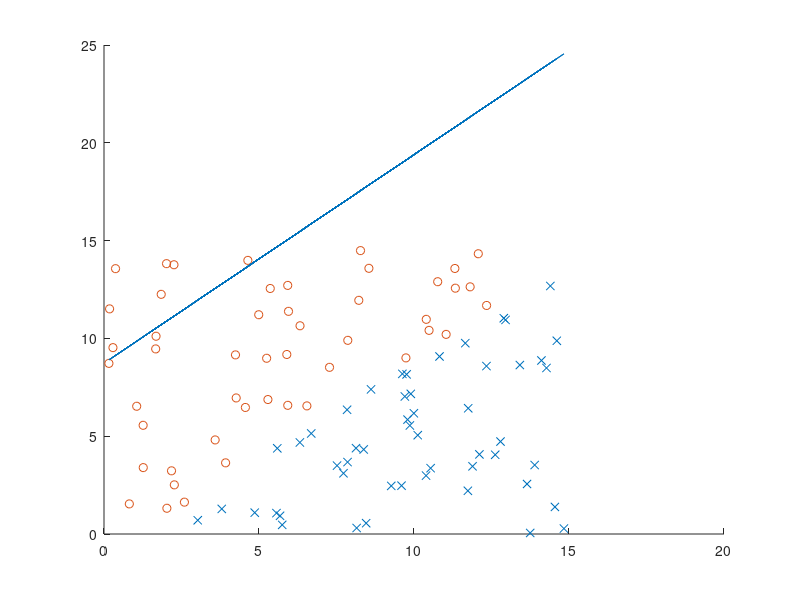
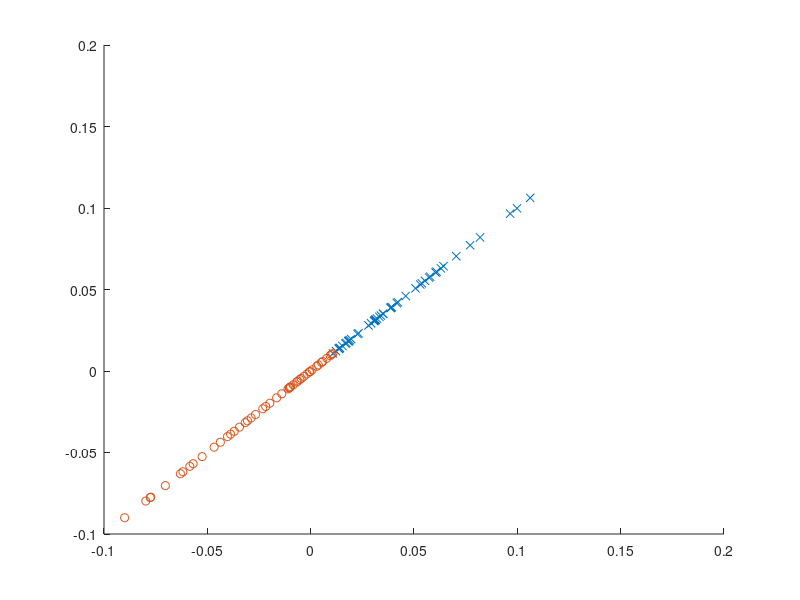
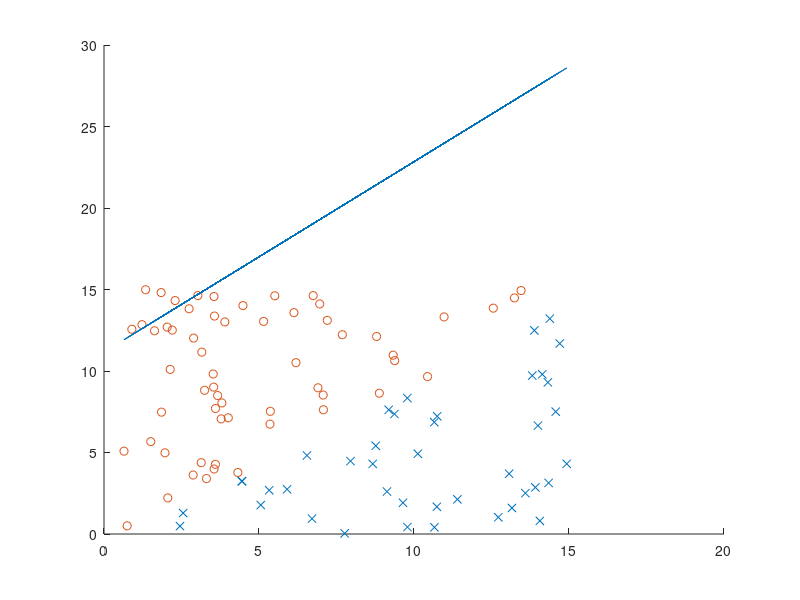
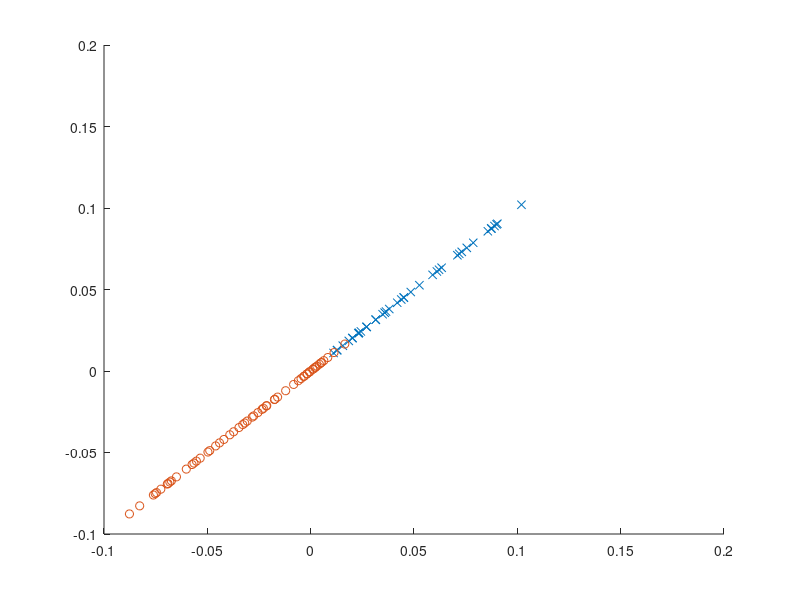

These charts were generated, in order, by the following MATLAB code:
close all;
clear;

#{
Funcion que se encarga de separar el dataset de entrenamiento en 70% de muestras
de entrenamiento y 30% de muestras de validacion
@param X - dataset
@return las muestras de entrenamiento y de validacion como dos vectores
#}
function [Xtraining, Xvalidation] = separateData(X)
  N = size(X, 1);
  tf = false(N, 1);
  tf(1:round(0.7*N)) = true;
  tf = tf(randperm(N));
  Xtraining = X(tf,:);
  Xvalidation = X(~tf,:);
end

#{
Funcion que se encarga del entrenamiento del perceptron
@param C1n - muestras de la primera clase
@param C2n - muestras de la segunda clase
@param numIter - numero de iteraciones a realizar
@return los pesos W
#}
function W = perceptronTraining(C1n, C2n, numIter)
  # Matriz de pesos
  W = ones(1, 3);
  # Taza de aprendizaje
  alpha = 1;
  # Iterar para el aprendizaje
  for i=1:numIter
    # Iterar sobre la primera clase
    for j=1:size(C1n,1)
      # Predicion del perceptron
      prediction = (C1n(j,:) * W')* -1;
      # Validar prediction
      if (prediction < 0)
        W += alpha*(C1n(j,:))*(-1);
      end
    end
    # Iterar sobre la segunda clase
    for j=1:size(C2n,1)
      prediction = (C2n(j,:) * W');
      if (prediction < 0)
        W += alpha * (C2n(j,:));
      end
    end
  end    
end

#{
Funcion de activacion del perceptron
@param W - pesos del perceptron
@param x - muestra a validar
@return resultado de la evaluacion
#}
function f = perceptronActivationFunc(W, x)
  # Producto punto
  y = W * x';
  # Clasificar
  if y >= 0
    f = 1;
  else
    f = -1;
  end
end

#{
Implementacion del discriminante de Fisher
@param C1 - muestras de la primer clase
@param C2 - muestras de la segunda clase
@return los pesos W
#}
function w = fisherDA(C1, C2)
  # Means
  mu1 = mean(C1, 1);
  mu2 = mean(C2, 1);
  # Interclass covariance matrix
  D1 = double(C1 - repmat(mu1, size(C1, 1), 1));
  D2 = double(C2 - repmat(mu2, size(C2, 1), 1));
  Sw = D1'*D1 + D2'*D2;
  # Weights
  w = pinv(Sw) * (mu1 - mu2)';
end

#{
Funcion que calcula el resultado de la evalucion con los pesos de Fisher
@param W - pesos
@param x - muestra
@return resultado de la evaluacion
#}
function y = getYFish(W, x)
  # Producto punto
  y = W' * x';
end

#{
Funcion que evalua el algoritmo de minimos cuadrados
@param W - pesos
@param m - muestra
@return evaluacion del vector
#}
function y = getY(W, m)
  y = W' *  m';
  %w0 is the threshold used for decision
  y = y - W(1) >= 0;
end

#{
Funcion para obtener los pesos por minimos cuadrados
@param X - vector de muestras
@param T - vector de etiquetas
@return los pesos W
#}
function W = getW_leastSquares(X, T)
  W = ((X'*X)^-1)*X'*T;
end

#{
Funcion para aproximar el discriminante de Fisher
@param x - muestra
@return aproximacion del discriminante de Fisher
#}
function y = realDiscriminant(x)
  y = 2*x(1) - 2*x(2) - 2;
end

#{
Funcion que clasifica en dos clases un conjunto de muestras
@param N - dimensionalidad de las muestras
@param M - cantidad de muestras por clase
@param maxValues - arreglo con el valor maxima de los datos en cada dimension
@return las predicciones de los distintos algoritmos
#}
function [yResC1,yResC2,yC1Fish,yC2Fish,yC1nResPerc,yC2nResPerc]= twoClassesClassificationSkeleton(N, M, maxValues=[], separacion)
  [DIM] = size(maxValues);
  if DIM == 0
    maxValues = repmat([15], 1, N);
  elseif DIM != N
    return;
  end
  X = [];
  %N features, generated randomly
  for i=1:N
    X = [X maxValues(i)*rand(M, 1)];
  end
  % one sample per row
  c1 = 1;
  c2 = 1;
  t_i = 1;
  for i  = 1 : size(X, 1)
    Y(i, 1) = realDiscriminant(X(i, :)); 
    %If the distance from the real discriminant function is more than
    %5, is taken as a valid sample
    if(abs(Y(i, 1)) > separacion)
      %a sample per row, of dimension D = 2
      %with dummy input
      Xd(t_i, :) = [1 X(i, :)];
      %the output of the discriminant surface with the sample as an
      %input its positive, then belongs to Class 1
      if(Y(i, 1) > 0)
        C1(c1, :) =  X(i, :);
        c1 = c1 + 1;
        T(t_i) = 0;
      else           
        C2(c2, :) = X(i, :);
        c2 = c2 + 1;  
        T(t_i) = 1;
      end
      t_i = t_i + 1;
    end
  end
  %T is a column vector
  T = T';
  %plots the training samples
  figure;
  title('Training samples');
  scatter(C1(:,1), C1(:, 2), 'x');
  hold on;
  scatter(C2(:,1), C2(:, 2));
  %Calculates the least squares weight array
  W = getW_leastSquares(Xd, T);
  %test 1
  for i = 1:size(C1, 1)
    yResC1(i) = getY(W, [1 C1(i, :)]);
  end
  for i = 1:size(C2, 1)
    yResC2(i) = getY(W, [1 C2(i, :)]);
  end
  
  Yd = (W(1) - W(2)*Xd(:, 2))/W(3);
  %plots the decision boundary
  plot(Xd(:, 2), Yd);

  %fisher test
  C1n = [ones(size(C1, 1), 1) C1];
  C2n = [ones(size(C2, 1), 1) C2];
  %fisher evaluation
  Wfish = fisherDA(C1n, C2n);
  %threshold good choise would be the hyperplane between projections of the two means
  threshold = Wfish' * (0.5*(mean(C1n) + mean(C2n)))';
  for i = 1:size(C1, 1)
    yResC1Fish(i) = getYFish(Wfish, C1n(i, :));
  end
  for i = 1:size(C2, 1)
    yResC2Fish(i) = getYFish(Wfish, C2n(i, :));
  end

  figure;
  scatter(yResC1Fish, yResC1Fish, 'x');
  hold on;
  scatter(yResC2Fish, yResC2Fish);
  
  yC1Fish = yResC1Fish <= threshold;
  yC2Fish = yResC2Fish <= threshold;

  %perceptron test
  %perceptron needs T to be -1 or 1, not 0 or 1, needs to be corrected
  numIter = 1000;
  [C1ntraining, C1nvalidation] = separateData(C1n);
  [C2ntraining, C2nvalidation] = separateData(C2n);
  Wperc = perceptronTraining(C1ntraining, C2ntraining, numIter);
  for i = 1:size(C1nvalidation, 1)
    yC1nResPerc(i) = perceptronActivationFunc(Wperc, C1nvalidation(i, :));
  end
  for i = 1:size(C2nvalidation, 1)
    yC2nResPerc(i) = perceptronActivationFunc(Wperc, C2nvalidation(i, :));
  end
end

# Constants to use
N = 2;
M = 100;

# Promediando para sep = 0.05
for i=1:10
  [yResC1, yResC2, yC1Fish, yC2Fish, yC1nResPerc, yC2nResPerc] = twoClassesClassificationSkeleton(N, M, [], 0.05);
  yResC1Prom(i) = 1 - sum(yResC1)/size(yResC1, 2);
  yResC2Prom(i) = sum(yResC2)/size(yResC2, 2);
  yC1FishProm(i) = 1 - sum(yC1Fish)/size(yC1Fish, 2);
  yC2FishProm(i) = sum(yC2Fish)/size(yC2Fish, 2);
  yC1nResPerc(yC1nResPerc == 1) = 0;
  yC2nResPerc(yC2nResPerc == -1) = 0;
  yC1nResPercProm(i) = sum(-yC1nResPerc)/size(yC1nResPerc, 2);
  yC2nResPercProm(i) = sum(yC2nResPerc)/size(yC2nResPerc, 2);
end
printf('Separacion = 0.05\n');
printf('*Minimos cuadrados\n');
printf('**Clase1: %f\n', sum(yResC1Prom)/10);
printf('**Clase2: %f\n', sum(yResC2Prom)/10);
printf('*Fisher\n')
printf('**Clase1: %f\n', sum(yC1FishProm)/10);
printf('**Clase2: %f\n', sum(yC2FishProm)/10);
printf('*Perceptron\n');
printf('**Clase1: %f\n', sum(yC1nResPercProm)/10);
printf('**Clase2: %f\n\n', sum(yC2nResPercProm)/10);

# Promediando para sep = 1
for i=1:10
  [yResC1, yResC2, yC1Fish, yC2Fish, yC1nResPerc, yC2nResPerc] = twoClassesClassificationSkeleton(N, M, [], 1);
  yResC1Prom(i) = 1 - sum(yResC1)/size(yResC1, 2);
  yResC2Prom(i) = sum(yResC2)/size(yResC2, 2);
  yC1FishProm(i) = 1 - sum(yC1Fish)/size(yC1Fish, 2);
  yC2FishProm(i) = sum(yC2Fish)/size(yC2Fish, 2);
  yC1nResPerc(yC1nResPerc == 1) = 0;
  yC2nResPerc(yC2nResPerc == -1) = 0;
  yC1nResPercProm(i) = sum(-yC1nResPerc)/size(yC1nResPerc, 2);
  yC2nResPercProm(i) = sum(yC2nResPerc)/size(yC2nResPerc, 2);
end
printf('Separacion = 1\n');
printf('*Minimos cuadrados\n');
printf('**Clase1: %f\n', sum(yResC1Prom)/10);
printf('**Clase2: %f\n', sum(yResC2Prom)/10);
printf('*Fisher\n')
printf('**Clase1: %f\n', sum(yC1FishProm)/10);
printf('**Clase2: %f\n', sum(yC2FishProm)/10);
printf('*Perceptron\n');
printf('**Clase1: %f\n', sum(yC1nResPercProm)/10);
printf('**Clase2: %f\n\n', sum(yC2nResPercProm)/10);

# Promediando para sep = 5
for i=1:10
  [yResC1, yResC2, yC1Fish, yC2Fish, yC1nResPerc, yC2nResPerc] = twoClassesClassificationSkeleton(N, M, [], 5);
  yResC1Prom(i) = 1 - sum(yResC1)/size(yResC1, 2);
  yResC2Prom(i) = sum(yResC2)/size(yResC2, 2);
  yC1FishProm(i) = 1 - sum(yC1Fish)/size(yC1Fish, 2);
  yC2FishProm(i) = sum(yC2Fish)/size(yC2Fish, 2);
  yC1nResPerc(yC1nResPerc == 1) = 0;
  yC2nResPerc(yC2nResPerc == -1) = 0;
  yC1nResPercProm(i) = sum(-yC1nResPerc)/size(yC1nResPerc, 2);
  yC2nResPercProm(i) = sum(yC2nResPerc)/size(yC2nResPerc, 2);
end
printf('Separacion = 5\n');
printf('*Minimos cuadrados\n');
printf('**Clase1: %f\n', sum(yResC1Prom)/10);
printf('**Clase2: %f\n', sum(yResC2Prom)/10);
printf('*Fisher\n')
printf('**Clase1: %f\n', sum(yC1FishProm)/10);
printf('**Clase2: %f\n', sum(yC2FishProm)/10);
printf('*Perceptron\n');
printf('**Clase1: %f\n', sum(yC1nResPercProm)/10);
printf('**Clase2: %f\n', sum(yC2nResPercProm)/10);
